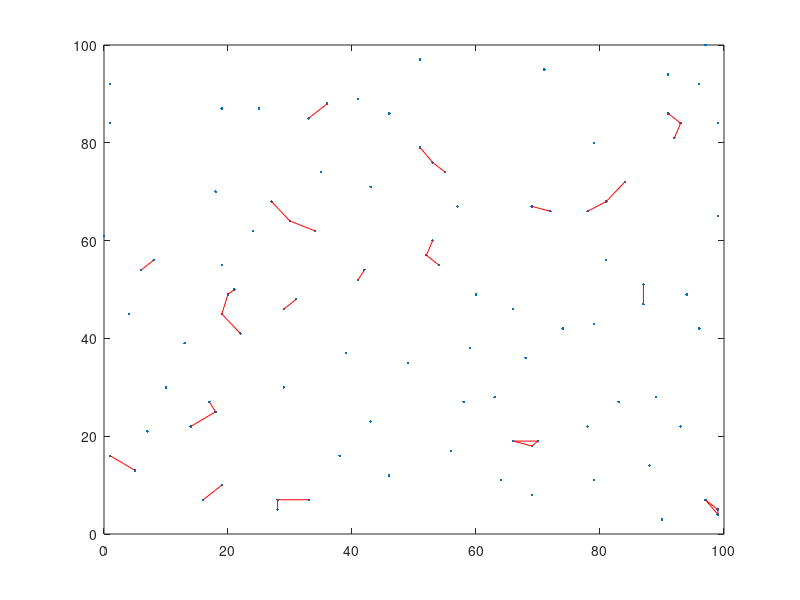

The MATLAB source for this figure: (Note: this script raises an error after producing the figure.)
% Create random signals

time = 1:101;
signal_1 = rand(101, 1);
signal_2 = rand(101, 1);

% Code for index pair testing
x = randi([0 100], 100, 1);  %random demo data
y = randi([0 100], 100, 1);  
plot(x, y, '.');  %plot all points
distancethreshold = 5;
pairwisedist = hypot(x - x', y - y');  %or use pdist
[p1, p2] = find(tril(pairwisedist <= distancethreshold & pairwisedist > 0))
hold on;
indexpairs = [p1, p2]';
disp(indexpairs)
plot(x(indexpairs), y(indexpairs), '-r')
%

imageDir   = [pwd '\model_house'];
imageNames = dir(fullfile(imageDir, '*.jpg'));
imageNames = {imageNames.name}';
imageSize  = size(imread(fullfile(imageDir, imageNames{1})));

points = importdata([imageDir '\measurement_matrix.txt']);
frames = zeros([imageSize, length(imageNames)]);

pointsNew = points + 10;

for i = 1:length(imageNames)
   img = imread(fullfile(imageDir, imageNames{i}));
   frames(:, :, i) = img;
end

% For plotting correlation line..need all values first

plotFrames  = subplot(2, 2, 1);
plotSSE     = subplot(2, 2, 2);
plotMSE     = subplot(2, 2, 4);

framesPos = get(plotFrames, 'Position');
centerPos = mean([get(plotSSE, 'Position'); get(plotMSE, 'Position')], 1);
set(plotFrames, 'Position', [framesPos(1), centerPos(2), framesPos(3), framesPos(4)])

SSE = animatedline(plotSSE);
MSE = animatedline(plotMSE);

axis([plotSSE plotMSE], [-0.1 80 -1 1])

for start_point = 0:80
    sig1_cut = signal_1(start_point+1:start_point+1+19);
    sig2_cut = signal_2(start_point+1:start_point+1+19);
    corr_pre = corrcoef(sig1_cut,sig2_cut);
    corr_fin(start_point+1) = corr_pre(2,1);
end

x_plot = 0:80;
n = 1;
k = 1;
    
for start_point = 0:80  
    addpoints(SSE, x_plot(n), corr_fin(n))
    addpoints(MSE, x_plot(n), corr_fin(n))
%     image(plotFrames, frames(:, :, n))
    imshow(uint8(frames(:, :, n)), 'Parent', plotFrames)
    truesize([320 320])
    hold(plotFrames, 'on')
    scatter(plotFrames, points(k, :), points(k+1, :), 'r')
    scatter(plotFrames, pointsNew(k, :), pointsNew(k+1, :), 'g')
%     plot(plotFrames, points(k, indexpairs), points(k+1, indexpairs), 'r')
    plot(plotFrames, [points(k, :); pointsNew(k, :)], [points(k+1, :); pointsNew(k+1, :)], 'y')
    hold(plotFrames, 'off')
%     showMatchedFeatures(frames(:, :, n), frames(:, :, n), pointsNew(:, :, n), pointsNew(:, :, n), 'Parent', plotFrames)
    drawnow
    n = n+1;
    k = k+2;
%     pause(0.03)   
end